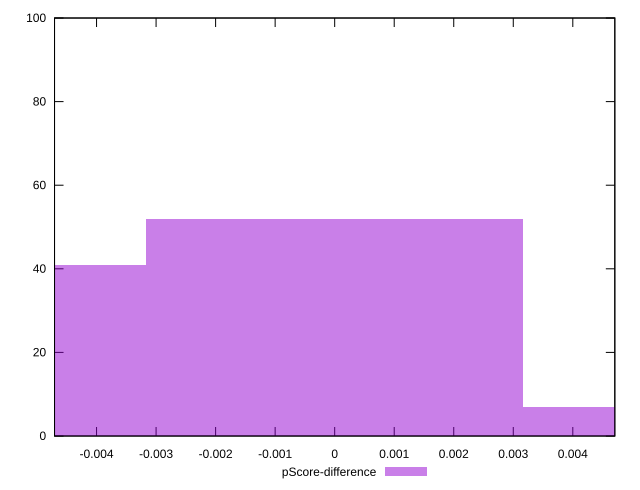

This figure's gnuplot source:
reset

$pScoreDifference <<EOF
0 52
0.006325038387683349 7
-0.006325038387683349 41
EOF

set key outside below
set boxwidth 0.006325038387683349
set xrange [-0.0047058823529412125:0.004705882352941171]
set yrange [0:100]
set trange [0:100]
set style fill transparent solid 0.5 noborder
set terminal svg size 640, 490 enhanced background rgb 'white'
set output "reports/report_00028_2021-02-24T12-49-42.674Z/unused-javascript/samples/music/pScore-difference/histogram.svg"

plot $pScoreDifference title "pScore-difference" with boxes

reset
